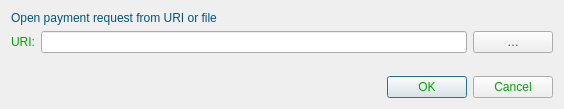
<?xml version="1.0" encoding="UTF-8"?>
<ui version="4.0">
 <class>OpenURIDialog</class>
 <widget class="QDialog" name="OpenURIDialog">
  <property name="geometry">
   <rect>
    <x>0</x>
    <y>0</y>
    <width>564</width>
    <height>109</height>
   </rect>
  </property>
  <property name="windowTitle">
   <string>Open URI</string>
  </property>
  <property name="styleSheet">
   <string notr="true">color: rgb(0, 85, 127);
font: 75 10pt &quot;Segoe Print&quot;;</string>
  </property>
  <layout class="QVBoxLayout" name="verticalLayout">
   <item>
    <widget class="QLabel" name="label_2">
     <property name="text">
      <string>Open payment request from URI or file</string>
     </property>
    </widget>
   </item>
   <item>
    <layout class="QHBoxLayout" name="horizontalLayout">
     <item>
      <widget class="QLabel" name="label">
       <property name="styleSheet">
        <string notr="true">color: rgb(0, 170, 0);
font: 75 10pt &quot;Segoe Print&quot;;</string>
       </property>
       <property name="text">
        <string>URI:</string>
       </property>
      </widget>
     </item>
     <item>
      <widget class="QValidatedLineEdit" name="uriEdit"/>
     </item>
     <item>
      <widget class="QPushButton" name="selectFileButton">
       <property name="toolTip">
        <string>Select payment request file</string>
       </property>
       <property name="text">
        <string notr="true">…</string>
       </property>
       <property name="autoDefault">
        <bool>false</bool>
       </property>
      </widget>
     </item>
    </layout>
   </item>
   <item>
    <spacer name="verticalSpacer">
     <property name="orientation">
      <enum>Qt::Vertical</enum>
     </property>
     <property name="sizeHint" stdset="0">
      <size>
       <width>20</width>
       <height>40</height>
      </size>
     </property>
    </spacer>
   </item>
   <item>
    <widget class="QDialogButtonBox" name="buttonBox">
     <property name="styleSheet">
      <string notr="true">color: rgb(0, 170, 0);
font: 75 10pt &quot;Segoe Print&quot;;</string>
     </property>
     <property name="orientation">
      <enum>Qt::Horizontal</enum>
     </property>
     <property name="standardButtons">
      <set>QDialogButtonBox::Cancel|QDialogButtonBox::Ok</set>
     </property>
    </widget>
   </item>
  </layout>
 </widget>
 <customwidgets>
  <customwidget>
   <class>QValidatedLineEdit</class>
   <extends>QLineEdit</extends>
   <header>qvalidatedlineedit.h</header>
  </customwidget>
 </customwidgets>
 <resources/>
 <connections>
  <connection>
   <sender>buttonBox</sender>
   <signal>accepted()</signal>
   <receiver>OpenURIDialog</receiver>
   <slot>accept()</slot>
   <hints>
    <hint type="sourcelabel">
     <x>248</x>
     <y>254</y>
    </hint>
    <hint type="destinationlabel">
     <x>157</x>
     <y>274</y>
    </hint>
   </hints>
  </connection>
  <connection>
   <sender>buttonBox</sender>
   <signal>rejected()</signal>
   <receiver>OpenURIDialog</receiver>
   <slot>reject()</slot>
   <hints>
    <hint type="sourcelabel">
     <x>316</x>
     <y>260</y>
    </hint>
    <hint type="destinationlabel">
     <x>286</x>
     <y>274</y>
    </hint>
   </hints>
  </connection>
 </connections>
</ui>
